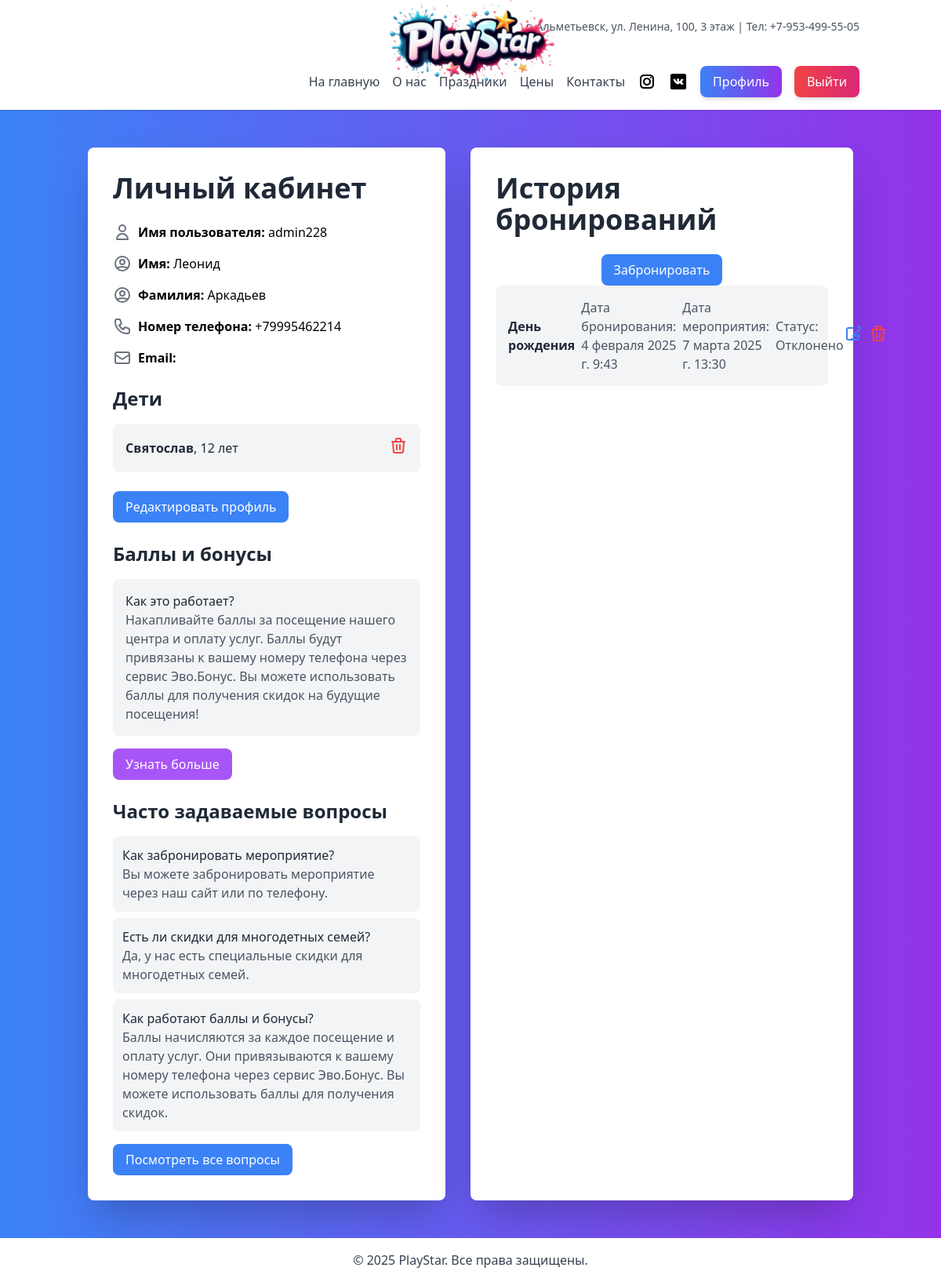
/accounts/profile/ (signed in), run on the app's committed database.
### main/models.py (models this page shows, shortened)
class CustomUser(AbstractUser):
    ROLE_CHOICES = [
        ('CLIENT', 'Клиент'),
        ('STAFF', 'Сотрудник'),
        ('MANAGER', 'Менеджер'),
        ('ADMIN', 'Администратор'),
    ]
    phone_number = models.CharField(max_length=15, unique=True, verbose_name="Номер телефона")
    role = models.CharField(
        max_length=10,
        choices=ROLE_CHOICES,
        default='CLIENT',  # По умолчанию роль "Клиент"
        verbose_name='Роль'
    )

class Child(models.Model):
    profile = models.ForeignKey(Profile, on_delete=models.CASCADE, related_name='children')
    name = models.CharField(max_length=100, verbose_name="Имя ребенка")
    age = models.PositiveIntegerField(verbose_name="Возраст ребенка")
    birthdate = models.DateField(verbose_name="Дата рождения", blank=True, null=True)  # Добавлено поле birthdate
    gender = models.CharField(max_length=10, choices=[('M', 'Male'), ('F', 'Female')], verbose_name="Пол", blank=True, null=True)  # Добавлено поле gender

### bookings/models.py (models this page shows, shortened)
class Booking(models.Model):
    user = models.ForeignKey(settings.AUTH_USER_MODEL, on_delete=models.CASCADE, related_name='bookings')
    event_name = models.CharField(max_length=255, verbose_name='Название мероприятия')
    booking_date = models.DateTimeField(auto_now_add=True, verbose_name='Дата бронирования')
    event_date = models.DateTimeField(verbose_name='Дата мероприятия')
    status = models.CharField(max_length=50, blank=True, null=True, default='Активно', verbose_name='Статус')
    children_count = models.PositiveIntegerField(default=1, blank=True, null=True, verbose_name='Количество детей')
    comment = models.TextField(max_length=255, blank=True, null=True, verbose_name='Комментарий')
    edited_by = models.CharField(max_length=50, blank=True, null=True, verbose_name='Отредактировано')  # Новое поле
    class Meta:
        verbose_name = 'Бронирование'
        verbose_name_plural = 'Бронирования'

### accounts/views.py (the view)
# urls.py: path('profile/', profile, name='profile'),
@login_required
def profile(request):
    user = request.user
    if not hasattr(user, 'profile'):
        Profile.objects.create(user=user)
    bookings = Booking.objects.filter(user=user).order_by('-booking_date')[:5]
    if request.method == 'POST' and 'create_booking' in request.POST:
        booking_form = BookingForm(request.POST)
        if booking_form.is_valid():
            booking = booking_form.save(commit=False)
            booking.user = user  # Привязываем бронирование к текущему пользователю
            booking.save()
            messages.success(request, 'Бронирование успешно создано.')
            return redirect('profile')
        else:
            messages.error(request, 'Ошибка при создании бронирования.')
    else:
        booking_form = BookingForm()
    context = {
        'user': user,
        'bookings': bookings,
        'booking_form': booking_form,  # Передаем форму для создания бронирования
    }
    return render(request, 'accounts/profile.html', context)

### main/templatetags/group_check.py (called while the page is built)
@register.filter(name='has_group')
def has_group(user, group_name):
    if hasattr(user, 'groups'):
        return user.groups.filter(name=group_name).exists()
    return False

### accounts/templates/accounts/profile.html (shortened to what this page needs)
{% extends 'base.html' %}
{% load group_check %}
{% block content %}
<div class="flex space-x-8 max-w-6xl mx-auto">
    <div class="w-1/2 bg-white p-8 rounded-lg shadow-2xl">
        <h2 class="text-4xl font-bold text-gray-800 mb-6">Личный кабинет</h2>
        <div class="space-y-4 text-left">
            <div class="flex items-center space-x-2">
                <svg class="w-6 h-6 text-gray-500" fill="none" stroke="currentColor" viewBox="0 0 24 24">
                    <path stroke-linecap="round" stroke-linejoin="round" stroke-width="2" d="M16 7a4 4 0 11-8 0 4 4 0 018 0zM12 14a7 7 0 00-7 7h14a7 7 0 00-7-7z"></path>
                </svg>
                <p><strong>Имя пользователя:</strong> {{ user.username }}</p>
            </div>
            <div class="flex items-center space-x-2">
                <svg class="w-6 h-6 text-gray-500" fill="none" stroke="currentColor" viewBox="0 0 24 24">
                    <path stroke-linecap="round" stroke-linejoin="round" stroke-width="2" d="M5.121 17.804A13.937 13.937 0 0112 16c2.5 0 4.847.655 6.879 1.804M15 10a3 3 0 11-6 0 3 3 0 016 0zm6 2a9 9 0 11-18 0 9 9 0 0118 0z"></path>
                </svg>
                <p><strong>Имя:</strong> {{ user.first_name }}</p>
            </div>
            <div class="flex items-center space-x-2">
                <svg class="w-6 h-6 text-gray-500" fill="none" stroke="currentColor" viewBox="0 0 24 24">
                    <path stroke-linecap="round" stroke-linejoin="round" stroke-width="2" d="M5.121 17.804A13.937 13.937 0 0112 16c2.5 0 4.847.655 6.879 1.804M15 10a3 3 0 11-6 0 3 3 0 016 0zm6 2a9 9 0 11-18 0 9 9 0 0118 0z"></path>
                </svg>
                <p><strong>Фамилия:</strong> {{ user.last_name }}</p>
            </div>
            <div class="flex items-center space-x-2">
                <p><strong>Номер телефона:</strong> {{ user.phone_number }}</p>
            </div>
            <div class="flex items-center space-x-2">
                <svg class="w-6 h-6 text-gray-500" fill="none" stroke="currentColor" viewBox="0 0 24 24">
                    <path stroke-linecap="round" stroke-linejoin="round" stroke-width="2" d="M3 8l7.89 5.26a2 2 0 002.22 0L21 8M5 19h14a2 2 0 002-2V7a2 2 0 00-2-2H5a2 2 0 00-2 2v10a2 2 0 002 2z"></path>
                </svg>
                <p><strong>Email:</strong> {{ user.email }}</p>
            </div>
        </div>
        <div class="mt-6">
            <h3 class="text-2xl font-bold text-gray-800 mb-4">Дети</h3>
            {% if user.profile.children.all %}
                <ul class="space-y-4">
                    {% for child in user.profile.children.all %}
                        <li class="flex justify-between items-center bg-gray-100 p-4 rounded-lg">
                            <div>
                                <p class="text-gray-800"><strong>{{ child.name }}</strong>, {{ child.age }} лет</p>
                            </div>
                            <form action="{% url 'delete_child' child.id %}" method="post" class="inline">
                                <button type="submit" class="text-red-500 hover:text-red-700">
                                    <svg xmlns="http://www.w3.org/2000/svg" class="h-6 w-6" fill="none" viewBox="0 0 24 24" stroke="currentColor">
                                        <path stroke-linecap="round" stroke-linejoin="round" stroke-width="2" d="M19 7l-.867 12.142A2 2 0 0116.138 21H7.862a2 2 0 01-1.995-1.858L5 7m5 4v6m4-6v6m1-10V4a1 1 0 00-1-1h-4a1 1 0 00-1 1v3M4 7h16" />
                                    </svg>
                                </button>
                            </form>
                        </li>
                    {% endfor %}
                </ul>
            {% else %}
                <p class="text-gray-600">Дети не добавлены.</p>
            {% endif %}
        </div>
        <div class="mt-6 space-x-4">
            <a href="{% url 'profile_edit' %}" class="inline-block bg-blue-500 text-white py-2 px-4 rounded-lg hover:bg-blue-600 transition duration-300">
                Редактировать профиль
            </a>
        </div>
        <div class="mt-6">
            <h3 class="text-2xl font-bold text-gray-800 mb-4">Баллы и бонусы</h3>
            <div class="bg-gray-100 p-4 rounded-lg">
                <p class="text-gray-800 font-medium">Как это работает?</p>
                <p class="text-gray-600">
                    Накапливайте баллы за посещение нашего центра и оплату услуг. Баллы будут привязаны к вашему номеру телефона через сервис Эво.Бонус.
                    Вы можете использовать баллы для получения скидок на будущие посещения!
                </p>
            </div>
            <a href="#" class="inline-block mt-4 bg-purple-500 text-white py-2 px-4 rounded-lg hover:bg-purple-600 transition duration-300">
                Узнать больше
            </a>
        </div>
        <div class="mt-6">
            <h3 class="text-2xl font-bold text-gray-800 mb-4">Часто задаваемые вопросы</h3>
            <ul class="space-y-2">
                <li class="bg-gray-100 p-3 rounded-lg">
                    <p class="text-gray-800 font-medium">Как забронировать мероприятие?</p>
                    <p class="text-gray-600">Вы можете забронировать мероприятие через наш сайт или по телефону.</p>
                </li>
                <li class="bg-gray-100 p-3 rounded-lg">
                    <p class="text-gray-800 font-medium">Есть ли скидки для многодетных семей?</p>
                    <p class="text-gray-600">Да, у нас есть специальные скидки для многодетных семей.</p>
                </li>
                <li class="bg-gray-100 p-3 rounded-lg">
                    <p class="text-gray-800 font-medium">Как работают баллы и бонусы?</p>
                    <p class="text-gray-600">
                        Баллы начисляются за каждое посещение и оплату услуг. Они привязываются к вашему номеру телефона через сервис Эво.Бонус.
                        Вы можете использовать баллы для получения скидок.
                    </p>
                </li>
            </ul>
            <a href="#" class="inline-block mt-4 bg-blue-500 text-white py-2 px-4 rounded-lg hover:bg-blue-600 transition duration-300">
                Посмотреть все вопросы
            </a>
        </div>
    </div>
    <div class="w-1/2 bg-white p-8 rounded-lg shadow-2xl">
        <h2 class="text-4xl font-bold text-gray-800 mb-6">История бронирований</h2>
<div class="flex justify-center w-full">
    <button onclick="openModal()" class="bg-blue-500 text-white py-2 px-4 rounded-lg hover:bg-blue-600 transition duration-300">
        Забронировать
    </button>
</div>
        {% if bookings %}
            <ul class="space-y-4">
                {% for booking in bookings %}
                    <li class="bg-gray-100 p-4 rounded-lg flex items-center justify-between">
                        <div class="flex items-center space-x-2">
                            <p class="text-gray-800"><strong>{{ booking.event_name }}</strong></p>
                            <p class="text-gray-600">Дата бронирования: {{ booking.booking_date }}</p>
                            <p class="text-gray-600">Дата мероприятия: {{ booking.event_date }}</p>
                            <p class="text-gray-600">Статус: {{ booking.status }}</p>
                        </div>
                        <div class="flex space-x-2">
                            <a href="{% url 'edit_booking' booking.id %}" class="text-blue-500 hover:text-blue-700">
                                <svg xmlns="http://www.w3.org/2000/svg" class="h-6 w-6" fill="none" viewBox="0 0 24 24" stroke="currentColor">
                                    <path stroke-linecap="round" stroke-linejoin="round" stroke-width="2" d="M11 5H6a2 2 0 00-2 2v11a2 2 0 002 2h11a2 2 0 002-2v-5m-1.414-9.414a2 2 0 112.828 2.828L11.828 15H19m-9 4h4" />
                                </svg>
                            </a>
                            <form action="{% url 'delete_booking' booking.id %}" method="post" class="inline">
                                <button type="submit" class="text-red-500 hover:text-red-700">
                                    <svg xmlns="http://www.w3.org/2000/svg" class="h-6 w-6" fill="none" viewBox="0 0 24 24" stroke="currentColor">
                                        <path stroke-linecap="round" stroke-linejoin="round" stroke-width="2" d="M19 7l-.867 12.142A2 2 0 0116.138 21H7.862a2 2 0 01-1.995-1.858L5 7m5 4v6m4-6v6m1-10V4a1 1 0 00-1-1h-4a1 1 0 00-1 1v3M4 7h16" />
                                    </svg>
                                </button>
                            </form>
                        </div>
                    </li>
                {% endfor %}
            </ul>
        {% else %}
            <p class="text-gray-600 text-center">У вас пока нет бронирований.</p>
        {% endif %}
    </div>
</div>
{% endblock %}

### data on the page
CustomUser: username "admin228", first_name "Леонид", last_name "Аркадьев", phone_number "+79995462214"
Child: name "Святослав", age "12"
Booking: event_name "День рождения", booking_date "4 февраля 2025 г. 9:43", event_date "7 марта 2025 г. 13:30", status "Отклонено"
